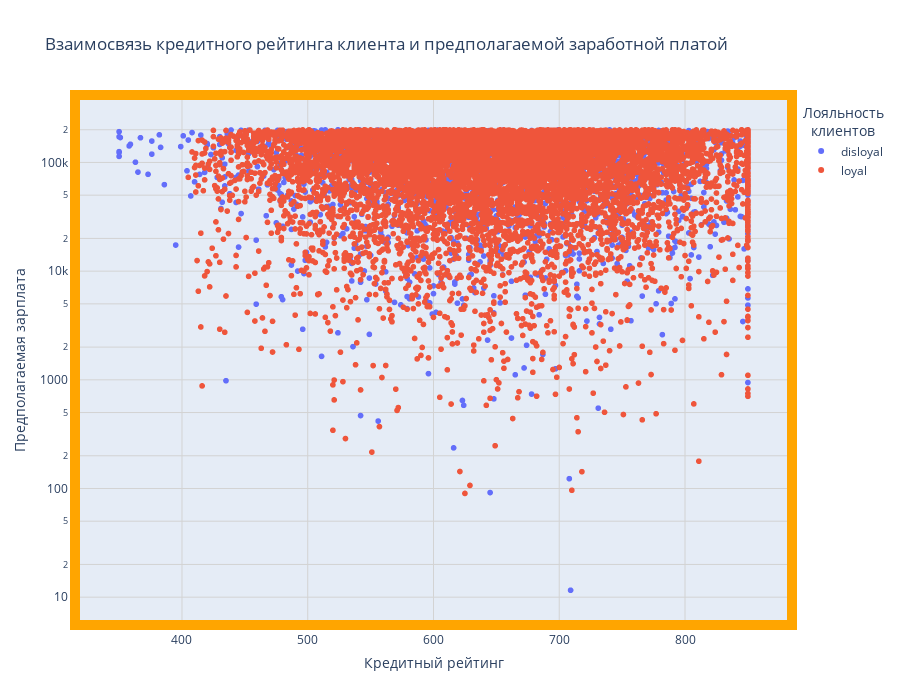

Source (notebook cell):
### Code cell
fig = px.scatter(
    data_frame=churn_df_new, #датафрейм 
    title = 'Взаимосвязь кредитного рейтинга клиента и предполагаемой заработной платой',
    x = 'CreditScore', #ось абсцисс
    y = 'EstimatedSalary', #ось ординат
    color='Exited', #расцветка в зависимости от лояльности клиентов
    labels = {'CreditScore': 'Кредитный рейтинг',
              'EstimatedSalary': 'Предполагаемая зарплата'
              },
    orientation ='h',
    log_x=False, # — установка логарифмического масштаба по оси x;
    log_y=True, # установка логарифмического масштаба по оси y;
    width=900,
    height=700
)
fig.update_xaxes(
    showline=True,        # Показать линию оси
    linecolor='orange',   # Цвет линии рамки (оранжевый)
    linewidth=10,         # толщина линии         
    mirror=True,          # Отразить линию оси справа (для создания полной рамки)
    gridcolor='lightgrey' # Цвет линий сетки внутри графика
)
fig.update_yaxes(
    showline=True,        # Показать линию оси
    linecolor='orange',   # Цвет линии рамки (черный/темный)
    linewidth=10,         # толщина линии
    mirror=True,          # Отразить линию оси справа (для создания полной рамки)
    gridcolor='lightgrey' # Цвет линий сетки внутри графика
)
fig.update_layout(legend_title_text="Лояльность<br>  клиентов") # Изменение развания легенды с переносом слов
fig.show()

### Figure 1 — Plotly figure (JSON) as saved in the notebook; plotly's stock layout.template omitted (floating-point values rounded to 4 significant figures; data arrays with more than 128 entries replaced by an {"elided": "..."} marker saying what was removed)
{"data": [{"hovertemplate": "Exited=disloyal<br>Кредитный рейтинг=%{x}<br>Предполагаемая зарплата=%{y}<extra></extra>", "legendgroup": "disloyal", "marker": {"color": "#636efa", "symbol": "circle"}, "mode": "markers", "name": "disloyal", "showlegend": true, "type": "scattergl", "x": {"elided": "2037 int values"}, "xaxis": "x", "y": {"elided": "2037 float values"}, "yaxis": "y"}, {"hovertemplate": "Exited=loyal<br>Кредитный рейтинг=%{x}<br>Предполагаемая зарплата=%{y}<extra></extra>", "legendgroup": "loyal", "marker": {"color": "#EF553B", "symbol": "circle"}, "mode": "markers", "name": "loyal", "showlegend": true, "type": "scattergl", "x": {"elided": "7963 int values"}, "xaxis": "x", "y": {"elided": "7963 float values"}, "yaxis": "y"}], "layout": {"height": 700, "legend": {"title": {"text": "Лояльность<br>  клиентов"}, "tracegroupgap": 0}, "title": {"text": "Взаимосвязь кредитного рейтинга клиента и предполагаемой заработной платой"}, "width": 900, "xaxis": {"anchor": "y", "domain": [0, 1], "gridcolor": "lightgrey", "linecolor": "orange", "linewidth": 10, "mirror": true, "showline": true, "title": {"text": "Кредитный рейтинг"}}, "yaxis": {"anchor": "x", "domain": [0, 1], "gridcolor": "lightgrey", "linecolor": "orange", "linewidth": 10, "mirror": true, "showline": true, "title": {"text": "Предполагаемая зарплата"}, "type": "log"}}}
